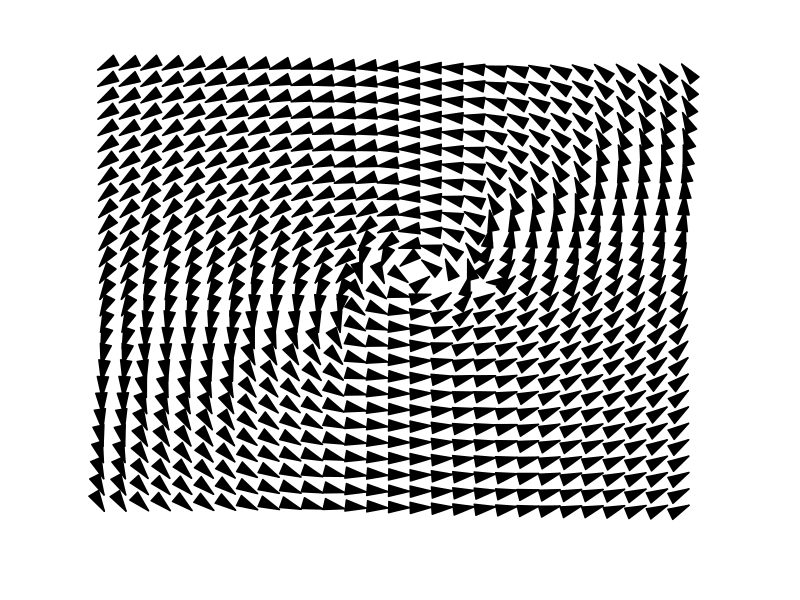
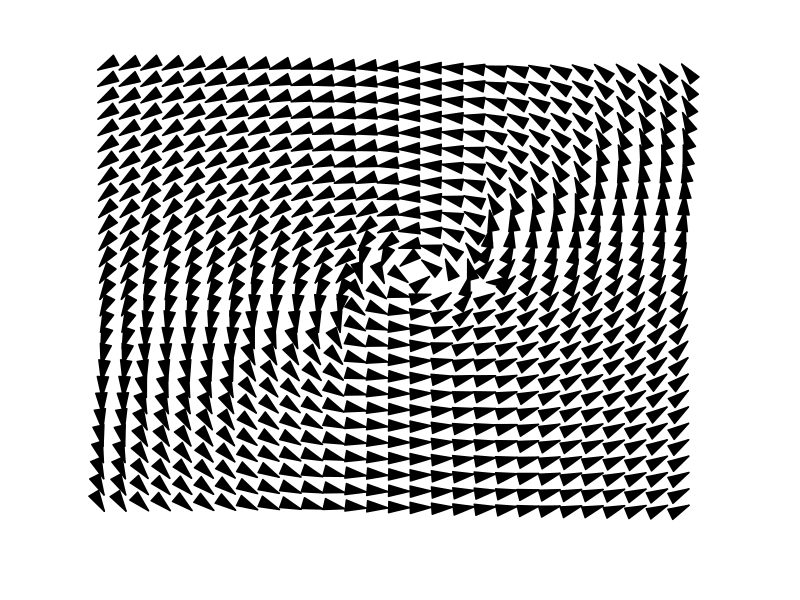

Write R code to recreate these figures, in order.
## ---- chunk 1

## ---- chunk 2
library(ggplot2)
library(dplyr)


#--------



minX <- -15
maxX <- 15
minY <- -15
maxY <- 15
len <- 78  #number by which the x,y space will be subdivided by
#larger number => more points and vice versus 


f_circ <- function(x,y){
  return(sin(x) * y/4)
}
#create an equally spaced grid
data <- data.frame(expand.grid(x = seq(minX, maxX, length.out=len), 
                               y = seq(minY, maxY, length.out=len)))  
#create a new column for the results of (x,y) applied on f_prime  
data$dydx <- mapply(f_circ, data$x, data$y) +5
data$dx <- data$y / len
data$dy <- ((-data$x) / len)
data$y = data$y + round(data$x/2)
# 
data$y = (data$y - (data$y %% ((maxY-minY) / (len - 1))))
data$x = (data$x - (data$x %% ((maxX-minX) / (len - 1))))

#rescale x, y , dx and dy so arrows are centered. 
data = data %>%
  mutate(
    h_dist = (((dx)^2+(dy)^2)^0.5),
    scaler = (.2 / ((dx^2+dy^2)^0.5)),
    scaler2 = (((dx*scaler)^2+(dy*scaler)^2)^0.5),
    dx2 = dx*scaler,
    dy2 = dy*scaler,
    h2_dist = (((dx2)^2+(dy2)^2)^0.5),
    x3 = x + (dx2/2),
    y3 = y + (dy2/2)
  )  %>%
  filter(

    x < 5 & x > -6
    & y > -6 & y < 5 
  )

# Insert the dead one
data = data %>% 
  filter(
    (x != (data$x %>% unique())[15]
       | y != (data$y %>% unique())[15])
  )

# Insert the mourning one
data = data %>% 
  mutate(
    dx2 = if_else(
      (x == (data$x %>% unique())[6] & y == (data$y %>% unique())[15]),
      true = 0, dx2
    ),
    dy2 = if_else(
      (x == (data$x %>% unique())[6] & y == (data$y %>% unique())[15]),
      true = 0, dy2
    )
    )
  

minX <- -6.5
maxX <- 6
minY <- -6.7
maxY <- 5.5
plot = ggplot(data=data, aes(x=x3,y=y3), environment = environment()) + 
  # geom_point(size = 1) + 
  geom_segment(
    aes(xend=x3-dx2, yend=y3-dy2) ,
    arrow = arrow(
      angle = 15,
      length = unit(0.55, "cm"),
      type = "closed",
      ends = "last")
  ) + 
  xlim(minX,maxX) +
  ylim(minY,maxY) +
  theme_light() +
  theme(
    panel.grid.major = element_blank(),
    panel.grid.minor = element_blank(),
    panel.border = element_blank(),
    axis.ticks = element_blank(),
    axis.text = element_blank()
  ) +
  labs(
    x = "", y = ""
  )

ggsave(
  "storytelling-with-vector-fields.png",
  width = 12, height = 12,
  units = "in",
  dpi = 600
)

plot

## ---- chunk 3

cat(
  " Compiled: ",
  as.character(Sys.Date()),
  sep = ""
)
